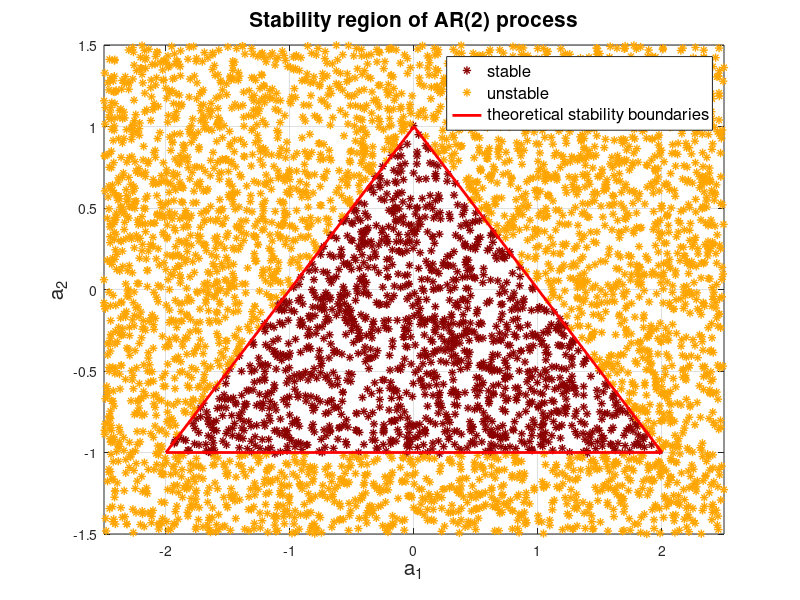

The MATLAB source for this figure:
clear all;

c = struct('red', [220/255  20/255  60/255], ... 
    'darkred', [139/255   0   0], ...
    'orange', [255/255 165/255   0], ...
    'yellow', [255/255 255/255 0]);

%% 2.3.1 
% figure; hold on;
a1_stables = [];
a2_stables = [];
a1_unstables = [];
a2_unstables = [];
N = 1000;

for i = 1:5000
    a1 = (rand(1,1)-0.5)*5;
    a2 = (rand(1,1)-0.5)*3;

    w = wgn(N,1,1);
    a = [a1 a2];
    a = [1 -a];
    x = filter(1, a, w);
    % plot(x)
    
    stable = 1; 
    j=1;
    while j <= N && stable == 1
        if abs(x(j,1)) > 1000
            stable = 0;
        end
        j=j+1;
    end
    if stable == 1
        a1_stables = [a1_stables, a1];
        a2_stables = [a2_stables, a2];
    else 
        a1_unstables = [a1_unstables, a1];
        a2_unstables = [a2_unstables, a2];
    end 
end
figure; plot(a1_stables, a2_stables, '*', 'color', c.darkred, 'linewidth', 1); 
hold on; plot(a1_unstables, a2_unstables, '*', 'color', c.orange, 'linewidth', 1);
plot([-2 0],[-1 1], '-r', 'linewidth', 2);
plot([-2 2],[-1 -1], '-r', 'linewidth', 2);
plot([0 2],[1 -1], '-r', 'linewidth', 2);
% plot([0 0],[1 -1], '-', 'color', c.red, 'linewidth', 1.5);
% a_one = -2:0.1:2;
% a_two = (-1/4).*(a_one.^2);
% plot(a_one,a_two, '-', 'color', c.red, 'linewidth', 1.5);
axis([-2.5 2.5 -1.5 1.5]);
title('Stability region of AR(2) process', 'FontSize', 15); grid on;
xlabel('a_1', 'FontSize', 15); ylabel('a_2', 'FontSize', 15);
legend('stable','unstable','theoretical stability boundaries','FontSize', 12);